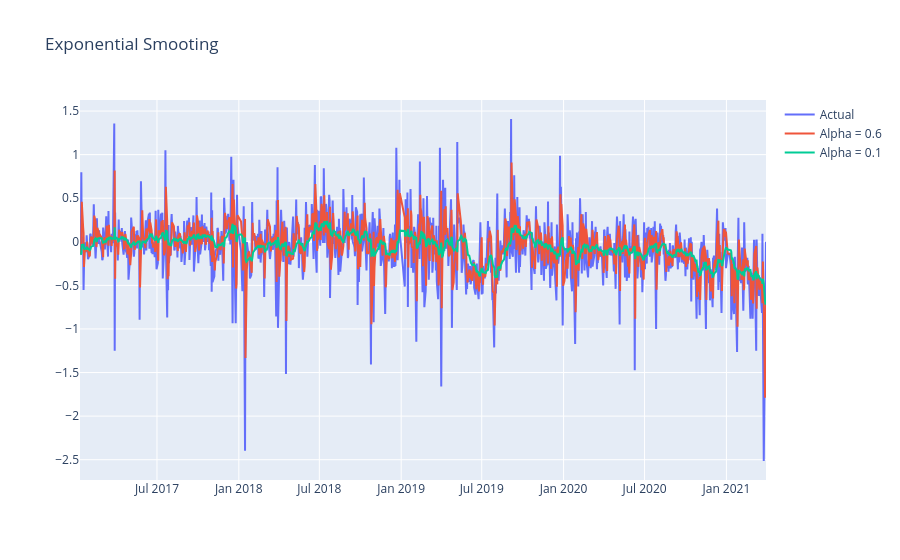

Source (notebook cell):
### Code cell
plotly_df(df, title = "Exponential Smooting")

### Figure 1 — Plotly figure (JSON) as saved in the notebook; plotly's stock layout.template omitted (floating-point values rounded to 4 significant figures; data arrays with more than 128 entries replaced by an {"elided": "..."} marker saying what was removed)
{"data": [{"mode": "lines", "name": "Actual", "type": "scatter", "x": {"elided": "1049 str values"}, "y": {"elided": "1049 float values"}}, {"mode": "lines", "name": "Alpha = 0.6", "type": "scatter", "x": {"elided": "1049 str values"}, "y": {"elided": "1049 float values"}}, {"mode": "lines", "name": "Alpha = 0.1", "type": "scatter", "x": {"elided": "1049 str values"}, "y": {"elided": "1049 float values"}}], "layout": {"title": {"text": "Exponential Smooting"}}}
